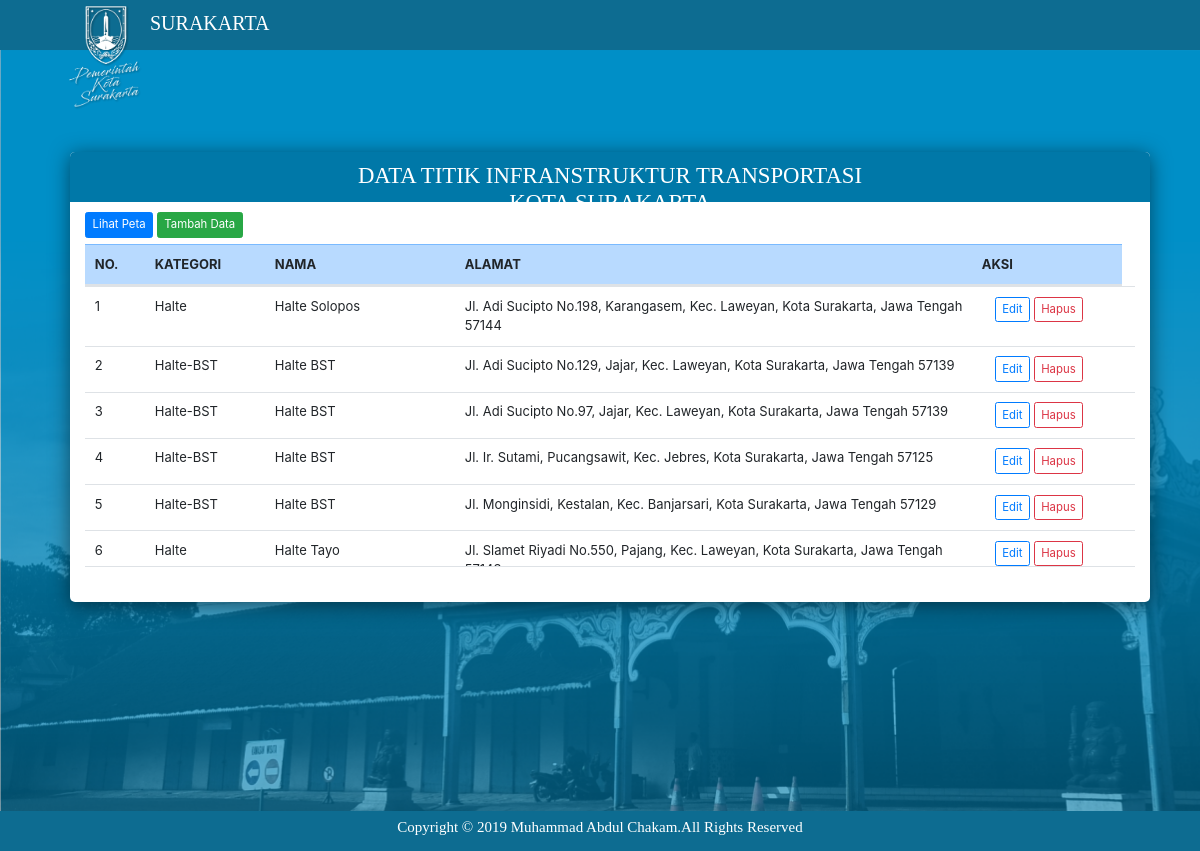
Screenshot of /Titik_Infrastruktur_Transportasi/lihatData.php with the database file from the repository.
### tables this page shows
CREATE TABLE `transportasi` (
  `Id` int(3) NOT NULL,
  `Kategori` varchar(11) DEFAULT NULL,
  `Alamat` text NOT NULL,
  `Nama` varchar(23) DEFAULT NULL,
  `Lat` varchar(20) DEFAULT NULL,
  `Lng` varchar(20) DEFAULT NULL
);

### Titik_Infrastruktur_Transportasi/function.php (called while the page is built, shortened)
<?php
class transportasi{
    var $db;
    var $tbl= "transportasi";
    public function __construct(){
            $host='localhost';
            $user='root';
            $pass='';
            $dbase='db_surakarta';
            try {
                $this->db = new PDO("mysql:host=$host;dbname=$dbase", $user, $pass);
                $this->db->setAttribute(PDO::ATTR_ERRMODE, PDO::ERRMODE_EXCEPTION);
                }
            catch(PDOException $e)
                {
                echo "Terdapat kegagalan koneksi karena : " . $e->getMessage();
                }
            return $this->db;
        }
    function tampil_data($id=''){
            $sql="SELECT * FROM $this->tbl ORDER BY Id";
        $stmt=$this->db->prepare($sql);
        $stmt->execute();
        return $stmt;
    }
    function fetch($pqry){
        return $pqry->fetch(PDO::FETCH_ASSOC);
    }
}
?>

### Titik_Infrastruktur_Transportasi/lihatData.php (the view, shortened to what this page needs)
<!DOCTYPE html>
<html lang="en">
<head>
    <link rel="stylesheet" href="./resources/ol.css">
        <link rel="stylesheet" href="./resources/ol3-layerswitcher.css">
        <link rel="stylesheet" href="./resources/qgis2web.css">
        <link rel="stylesheet" href="bootstrap4/css/bootstrap.css">
</head>
<body>
<nav class="navbar navbar-expand-lg nav-custom">
        <div class="container">
            <a class="navbar-brand brand" href="#">
              <img src="images/logo.png" class="logo"/>
              SURAKARTA
            </a>
        </div>
  </nav>
 <div class="jumbotron jumbotron-fluid">
    <?php
	        include "function.php";
          $obTransportasi = new transportasi;
          $qry = $obTransportasi->tampil_data();
    ?>
    <div class="container-data">
    <div class="header-data">
        <h3>DATA TITIK INFRANSTRUKTUR TRANSPORTASI <br> KOTA SURAKARTA</h3>
    </div>
    <div class="container-fluid">
    <a href="index.php" class="btn btn-primary btn-sm mb-2">Lihat Peta</a>
    <button type="button" class="btn btn-success btn-sm mb-2" data-toggle="modal" data-target="#ModalAdd">
      Tambah Data
    </button>
    <table class="table table-hover border-bottom" >
        <thead>
            <tr class="table-primary">
				        <th width="60px">NO. </TH>
                <th width="120px">KATEGORI </th>
                <th width="190px">NAMA </th>
                <th>ALAMAT </th>
                <th width="150px">AKSI</th>
            </tr>
        </thead>
        <tbody>
            <?php
            $no=1;
            while($row=$obTransportasi->fetch($qry)){
            ?>
            <tr>
                <td width="60px"><?php echo $no ?></td>
                <td width="120px"><?php echo $row ["Kategori"] ?></td>
                <td width="190px"><?php echo $row ["Nama"] ?></td>
                <td><?php echo $row ["Alamat"] ?></td>
                <td width="150px">
                  <a class="btn btn-outline-primary btn-sm" href="editData.php?qid=<?php echo $row['Id'] ?>">Edit</a>
                  <a class="btn btn-outline-danger btn-sm" href="hapusData.php?qid=<?php echo $row['Id'] ?>"onclick="return confirm('Yakin Hapus?')">Hapus</a>
                </td>
            </tr>
            <?php
                $no++;
            };
            ?>
        </tbody>
        </table>
            </div>
        </div>
      </div>
        <div class="footer">
            Copyright &#169; 2019 Muhammad Abdul Chakam.All Rights Reserved
        </div>
</body>
</html>

### Peta_Jumlah_UMKM_diKota_Surakarta/resources/qgis2web.css (style rules this page uses)
html, body { height: 100%; padding: 0; margin: 0; font-family: sans-serif; font-size: small; }
th, td { vertical-align: top; text-align: left; }

### Titik_Infrastruktur_Transportasi/lihatData.php (style rules this page uses)
html, body { width: 100%; height: 100%; padding: 0; margin: 0; }
.brand { color : #fff; font-family : Peace Sans; font-size : 20px; }
.nav-custom { height : 50px; background-color : #0D6C91; }
.jumbotron { background-image : url('images/jumbotron.png'); background-size : cover; height : 768px; }
.container-data { width : 90%; height : 450px; background-color : #fff; position : relative; border-radius : 5px; box-shadow : 0px 3px 20px rgba(0,0,0,0.5); margin-left:70px; margin-top : 50px; }
.header-data { width : 100%; height :50px; background-color : #0078A8; padding : 10px; margin-bottom : 10px; border-radius : 5px 5px 0px 0px; }
h3 { font-family : Montserrat SemiBold; color : white; text-align : center; }
.logo { margin-top : 60px; width : 120px; margin-right : -20px; }
tbody { display:block; max-height:280px; overflow-y:auto; }
thead, tbody tr { display:table; width:100%; table-layout:fixed; }
thead { width: calc( 100% - 1em ) }
.footer { width : 100%; height : 40px; background-color : #0D6C91; margin-top : -33px; position : relative; color : #fff; font-family : Montserrat Light; text-align : center; padding : 5px; font-size : 15px; }

### rows the page displays
transportasi: Kategori "Halte", Nama "Halte Solopos", Alamat "Jl. Adi Sucipto No.198, Karangasem, Kec. Laweyan, Kota Surakarta, Jawa Tengah 57144"
transportasi: Kategori "Halte-BST", Nama "Halte BST", Alamat "Jl. Adi Sucipto No.129, Jajar, Kec. Laweyan, Kota Surakarta, Jawa Tengah 57139"
transportasi: Kategori "Halte-BST", Nama "Halte BST", Alamat "Jl. Adi Sucipto No.97, Jajar, Kec. Laweyan, Kota Surakarta, Jawa Tengah 57139"
transportasi: Kategori "Halte-BST", Nama "Halte BST", Alamat "Jl. Ir. Sutami, Pucangsawit, Kec. Jebres, Kota Surakarta, Jawa Tengah 57125"
transportasi: Kategori "Halte-BST", Nama "Halte BST", Alamat "Jl. Monginsidi, Kestalan, Kec. Banjarsari, Kota Surakarta, Jawa Tengah 57129"
transportasi: Kategori "Halte", Nama "Halte Tayo", Alamat "Jl. Slamet Riyadi No.550, Pajang, Kec. Laweyan, Kota Surakarta, Jawa Tengah…"
